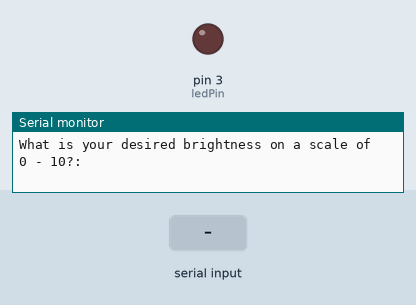
This sketch was run on a simulated Arduino Uno, built with avr-gcc and run on an emulated ATmega328P. Shown: output pins drawn as LEDs (lit = HIGH), the last lines printed to the serial monitor. The inputs (shaded band) are chosen by the test bench.

Above: at 1.2 s.
1.3 s: "30,150\n" received over Serial
At 2.4 s:
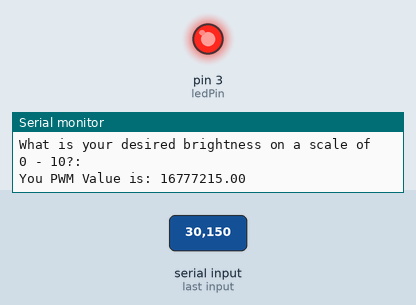
4.3 s: "200\n" received over Serial
Timing chart, 0 to 7.3 s (numbered marks = the images above; inputs shaded):
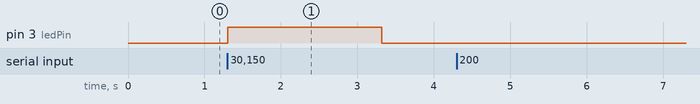

The sketch:

sketch.ino
```cpp
int ledPin = 3;
int baudRate = 9600;
float brightness;
int input;
int dt = 2000;
void setup() {
  Serial.begin(baudRate);
  pinMode(ledPin, OUTPUT);
}

void loop() {
  Serial.println("What is your desired brightness on a scale of 0 - 10?: ");
  while(Serial.available() == 0){}
  input = Serial.parseInt();
  brightness = pow(2, 0.8*input) -1;
  Serial.print("You PWM Value is: ");
  Serial.println(brightness);
  analogWrite(ledPin, brightness);
  delay(dt);
}
```

Measured:
- after the input at 1.3 s, pin 3 (ledPin): LOW → HIGH at once, → LOW 2.0 s later
